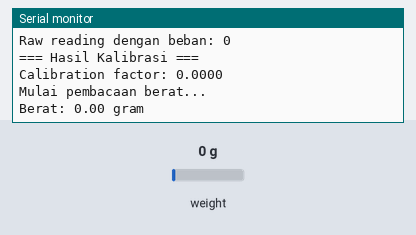
Simulated run of this sketch. Board: Arduino Uno, built with avr-gcc and run on an emulated ATmega328P. Shown: the last lines printed to the serial monitor. Inputs (shaded band) come from the test bench; at power-on: weight on the scale 0 g.

Above: at 12.2 s.
12.3 s: weight on the scale set to 100 g
At 13.7 s:
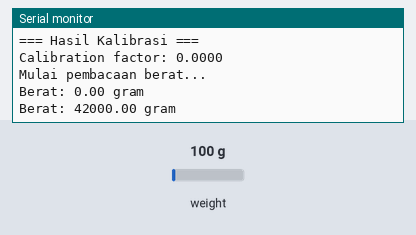
13.8 s: weight on the scale set to 1250 g
At 15.5 s:
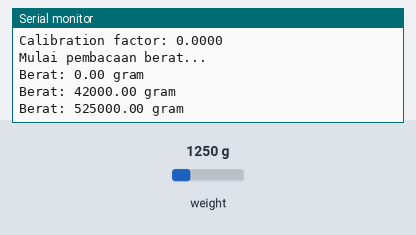
Timing chart, 0 to 17.0 s (numbered marks = the images above; inputs shaded):
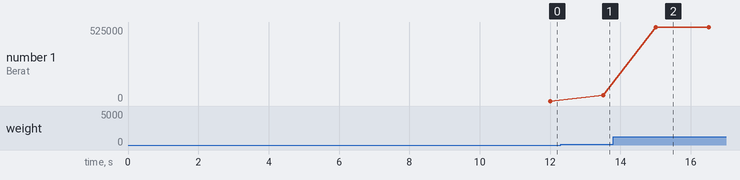

Measured:
- after the input at 12.3 s, the serial monitor: prints a new line after 1.2 s (image 1)
- after the input at 13.8 s, the serial monitor: prints a new line after 1.2 s (image 2)
- plotted number 1: 0 → 42000 after the input at 12.3 s, 42000 → 525000 after the input at 13.8 s

The sketch:

Cari_Nilai_Kalibrasi.ino
```cpp
#include "HX711.h"

#define DOUT 16  // DT ke GPIO 16
#define SCK   4  // SCK ke GPIO 4

HX711 scale;

long zero_factor = 0;
float calibration_factor = 1.0;

const float known_weight = 600.0;    // Berat beban diketahui (gram)
const int readings_count = 10;       // Pembacaan untuk rata-rata

void setup() {
  Serial.begin(115200);
  scale.begin(DOUT, SCK);

  Serial.println("=== Auto‑Calibration Load Cell ===");
  Serial.println("Pastikan load cell kosong...");
  delay(3000);

  scale.set_scale();     // Gunakan skala default (1.0)
  scale.tare();          // Nol-kan saat tidak ada beban

  zero_factor = scale.read_average(readings_count);
  Serial.print("Zero factor (tanpa beban): ");
  Serial.println(zero_factor);

  Serial.print("\nLetakkan beban diketahui (");
  Serial.print(known_weight);
  Serial.println(" gram)...");
  delay(5000);

  long raw_with_load = scale.read_average(readings_count);
  Serial.print("Raw reading dengan beban: ");
  Serial.println(raw_with_load);

  long raw_diff = raw_with_load - zero_factor;
  calibration_factor = (float)raw_diff / known_weight;

  Serial.println("\n=== Hasil Kalibrasi ===");
  Serial.print("Calibration factor: ");
  Serial.println(calibration_factor, 4);
  Serial.println("Mulai pembacaan berat...");

  // Gunakan calibration factor, tapi TIDAK melakukan tare lagi
  scale.set_scale(calibration_factor);
  // scale.tare(); ← Dihilangkan seperti permintaan
}

void loop() {
  float weight = scale.get_units(readings_count);
  if (weight < 0) weight = 0;

  Serial.print("Berat: ");
  Serial.print(weight, 2);
  Serial.println(" gram");

  delay(500);
}
```
